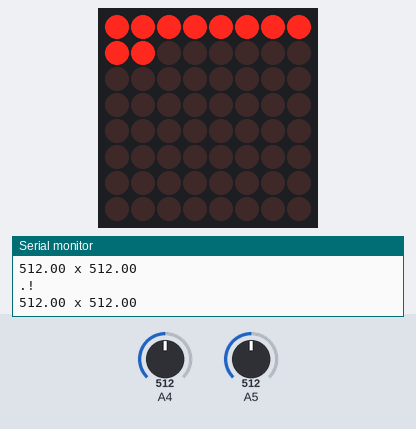
Simulated run of this sketch. Board: Arduino Uno, built with avr-gcc and run on an emulated ATmega328P. Parts: 8×8 LED matrix, the last lines printed to the serial monitor. The inputs (shaded band) are chosen by the test bench; at power-on: A5 = 512, A4 = 512. Random numbers use the default seed unless the sketch sets one.

Above: at 1.3 s.
1.4 s: A5 set to 306
At 2.5 s:
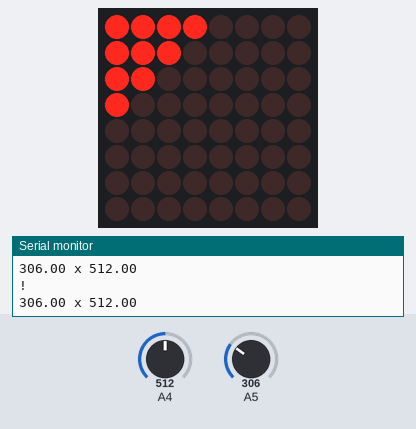
3.2 s: A4 set to 0
At 5.5 s:
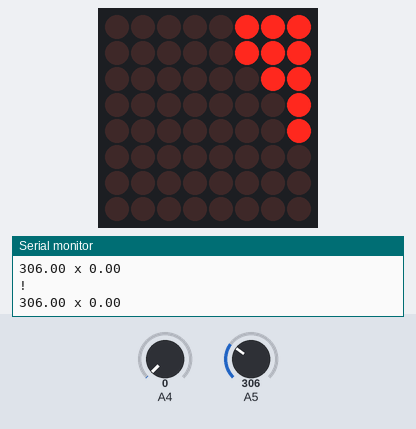
5.7 s: A4 set to 306
At 6.88 s:
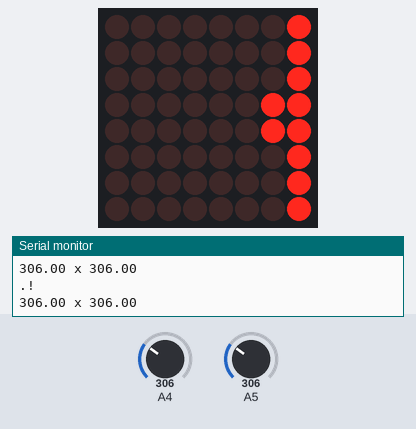
7.6 s: A5 set to 1023
At 9.0 s:
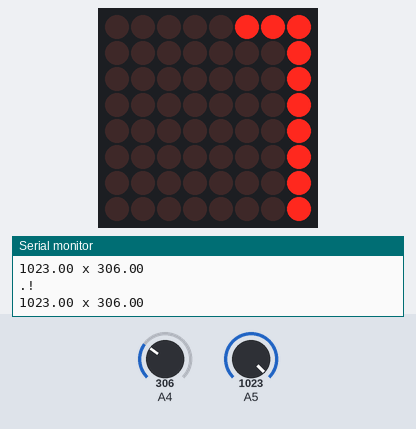
9.3 s: A4 set to 511
At 10.8 s:
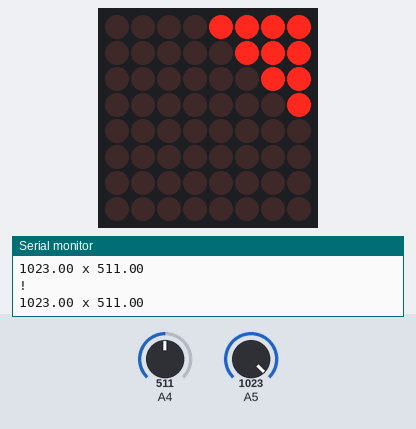
11.0 s: A5 set to 983
Timing chart, 0 to 14.0 s (numbered marks = the images above; inputs shaded):
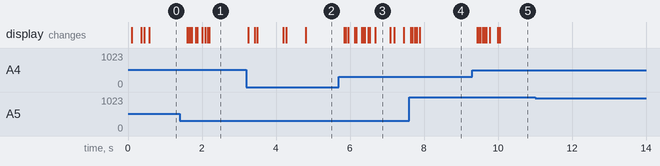

Measured:
- after the input at 1.4 s, the display: first changes after 0.20 s (image 1 shows a later state)
- after the input at 3.2 s, the display: first changes at once (image 2 shows a later state)
- after the input at 5.7 s, the display: first changes after 0.15 s (image 3 shows a later state)
- after the input at 9.3 s, the display: first changes after 0.14 s (image 5 shows a later state)
- what the display in image 3 shows lasts 0.4 s, from 6.7 s to 7.1 s

The sketch:

embedded-8x8-led-with-gyroscope.ino
```cpp
#include <math.h>
#include "LedControlMS.h"

 //pin 4 is connected to the DataIn
// pin 3 is connected to the CLK
 //pin 2 is connected to LOAD

#define NBR_MTX 1 //number of matrices attached
LedControl lc=LedControl(4,3,2, NBR_MTX);//

// Logic for changing screen
bool dotsMap[8*NBR_MTX][8];
int score = 0;
int currentX = 0;
const float Pi = 3.14159;
int inputDirectionPin = 3;

int dotCount = 10;
int dots[][3] = {
  {0,0,1000},
  {0,1,1000},
  {0,2,1000},
  {0,3,1000},
  {0,4,1000},
  {0,5,1000},
  {0,6,1000},
  {0,7,1000},
  {1,1,1000},
  {1,2,1000}
};

unsigned long _lastTickTimeMs; // Initialized in setup
void setup()
{
  randomSeed(analogRead(0));
  Serial.begin(9600);

  for (int i=0; i< NBR_MTX; i++)
  {
    lc.shutdown(i,false);
    lc.setIntensity(i,0);
    lc.clearDisplay(i);

    delay(100);
  }

  // Start out flipping the map points for each dot
  for(int i = 0; i < dotCount; i++){
    int dotX = dots[i][0];
    int dotY = dots[i][1];
    dotsMap[dotX][dotY] = true;
  }
  _lastTickTimeMs = millis();
}


double straightDownDir = 0;

int tickRateMs = 40; // 40ms
void loop()
{
  double minInput = 250;
  double maxInput = 400;

  // Following mid values was found by callibration (placing on a flat surface)
  // double midX = 333;
  // double midY = 322;

  // Read input
  double rawX = analogRead(A5);
  double rawY = analogRead(A4);

  Serial.println(String(rawX) + " x " + String(rawY));

  double x = ((double)map(rawX, minInput, maxInput, -1000, 1000))/(double)1000;
  double y = ((double)map(rawY, minInput, maxInput, -1000, 1000))/(double)1000;

  double dir = atan2(y,x);
  straightDownDir = - dir + PI * 0.5;

  // LOGIC
  unsigned long loopStartMs = millis();
  unsigned long dif = loopStartMs - _lastTickTimeMs;
  while(dif > tickRateMs)
  {
    updateLogic();
    _lastTickTimeMs += tickRateMs;
    dif = dif = loopStartMs - _lastTickTimeMs;
    Serial.print(".");
  }

  // DRAW
  drawMap(dotsMap);
  Serial.println("!");
}

double randomDouble(){
  return ((double)random(1000)) / ((double)1000);
}

void updateLogic()
{

    // Start out flipping the map points for each dot
    for(int i = 0; i < dotCount; i++){
      int dotX = dots[i][0];
      int dotY = dots[i][1];
      int dotSpeed = dots[i][2];

      int degreesSize = 2;
      double degreesToTest[] = {straightDownDir, straightDownDir + randomDouble()-0.5, straightDownDir - randomDouble()-0.5};
      bool hasMoved = false;
      for(int degreesIndex = 0; degreesIndex < degreesSize && hasMoved == false; degreesIndex++){
        for(double speedIndexToTest = 0; speedIndexToTest < 1 && hasMoved == false; speedIndexToTest++)
        {
          double moveDistanceToTest = ((double)dotSpeed / 1000.0) / (1.0 + speedIndexToTest/5.0);
          double dirToTest = degreesToTest[degreesIndex];
          int targetX = dotX + (int)round(cos(dirToTest) * moveDistanceToTest);
          int targetY = dotY + (int)round(sin(dirToTest) * moveDistanceToTest);

          hasMoved = tryMove(dotX, dotY, targetX, targetY);
          if(hasMoved){
             dots[i][0] = targetX;
             dots[i][1] = targetY;
          }
        }
      }

      double acceleration = 1.15;
      if(hasMoved){
        // Increase speed
        dots[i][2] = dotSpeed * acceleration;
      }else{
        dots[i][2] = max(dotSpeed / acceleration, 1000);
      }
   }

}

bool tryMove(int fromX, int fromY, int toX, int toY){
    if(checkAvailable(toX, toY))
    {
      dotsMap[fromX][fromY] = false;
      dotsMap[toX][toY] = true;
      return true;
    }else{
      return false;
    }
}
bool checkAvailable(int x, int y){
  if(x < 0 || x > 8*NBR_MTX-1)
    return false;
  if(y < 0 || y > 7)
    return false;
   return !dotsMap[x][y];
}

// DRAWING 2D BOOL ARRAY TO SCREEN
byte lastDrawnRows[8*NBR_MTX];
void drawMap(bool dotMapToDraw[][8]){

  for(int matrix = 0; matrix < NBR_MTX; matrix++){
    for(int i = 0; i < 8; i++){
      int rowIndex = matrix * 8 + i;
      byte rowAsByte = boolArrayToByte(dotMapToDraw[rowIndex]);
      if(lastDrawnRows[rowIndex] != rowAsByte){
        lc.setColumn(matrix,7-i, rowAsByte);
        lastDrawnRows[rowIndex] = rowAsByte; // Remember last byt drawn on this row to save power when nothing changed on row
      }
    }
  }

}

byte boolArrayToByte(bool boolArray[8])
{
  byte result = 0;

  for(int i = 0; i < 8; i++)
  {
    if(boolArray[i])
    {
      result = result | (1 << i);
    }
  }
  return result;
}
```
